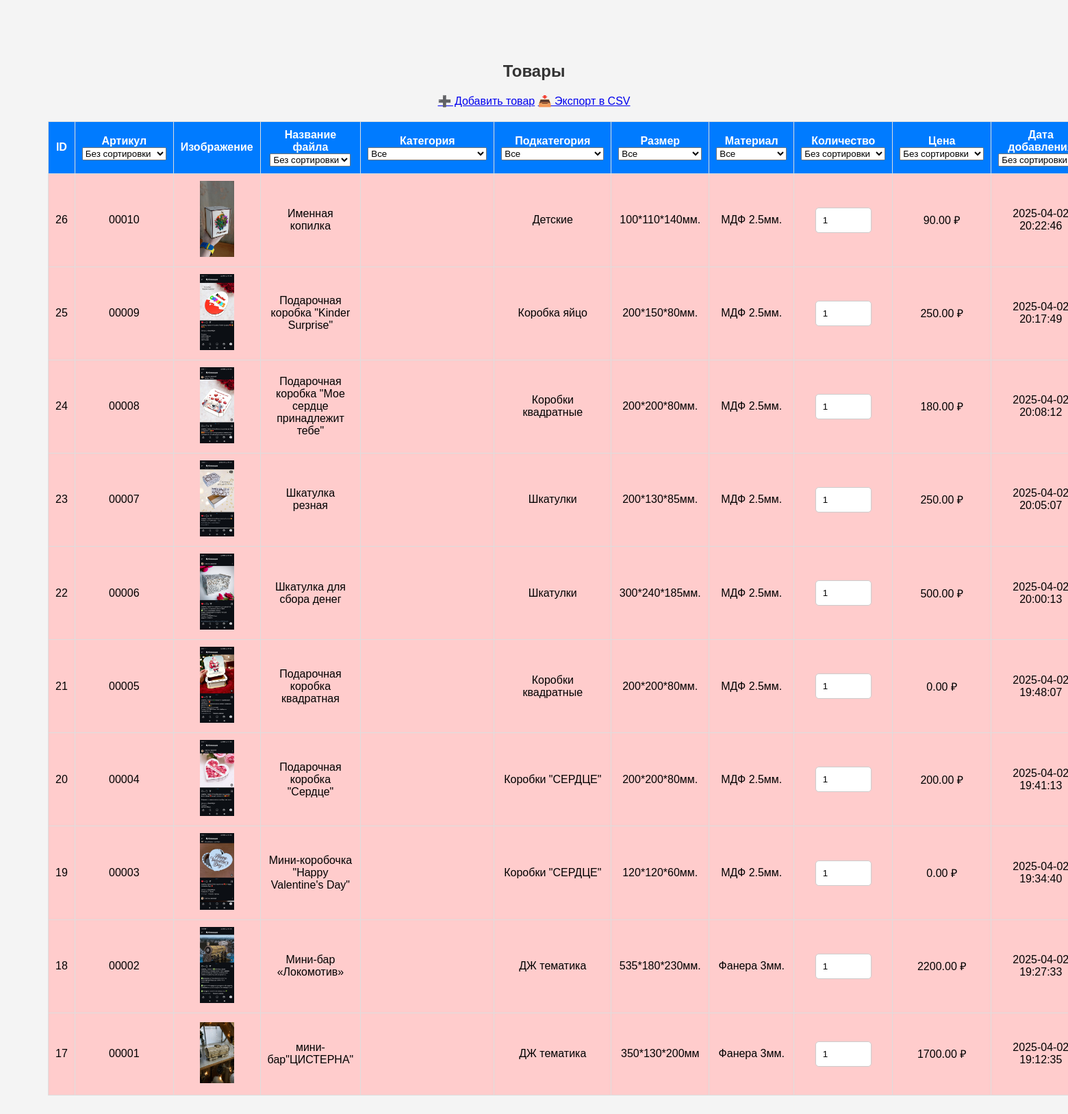
Page /admin/products.php (signed in) on the earlier database version.
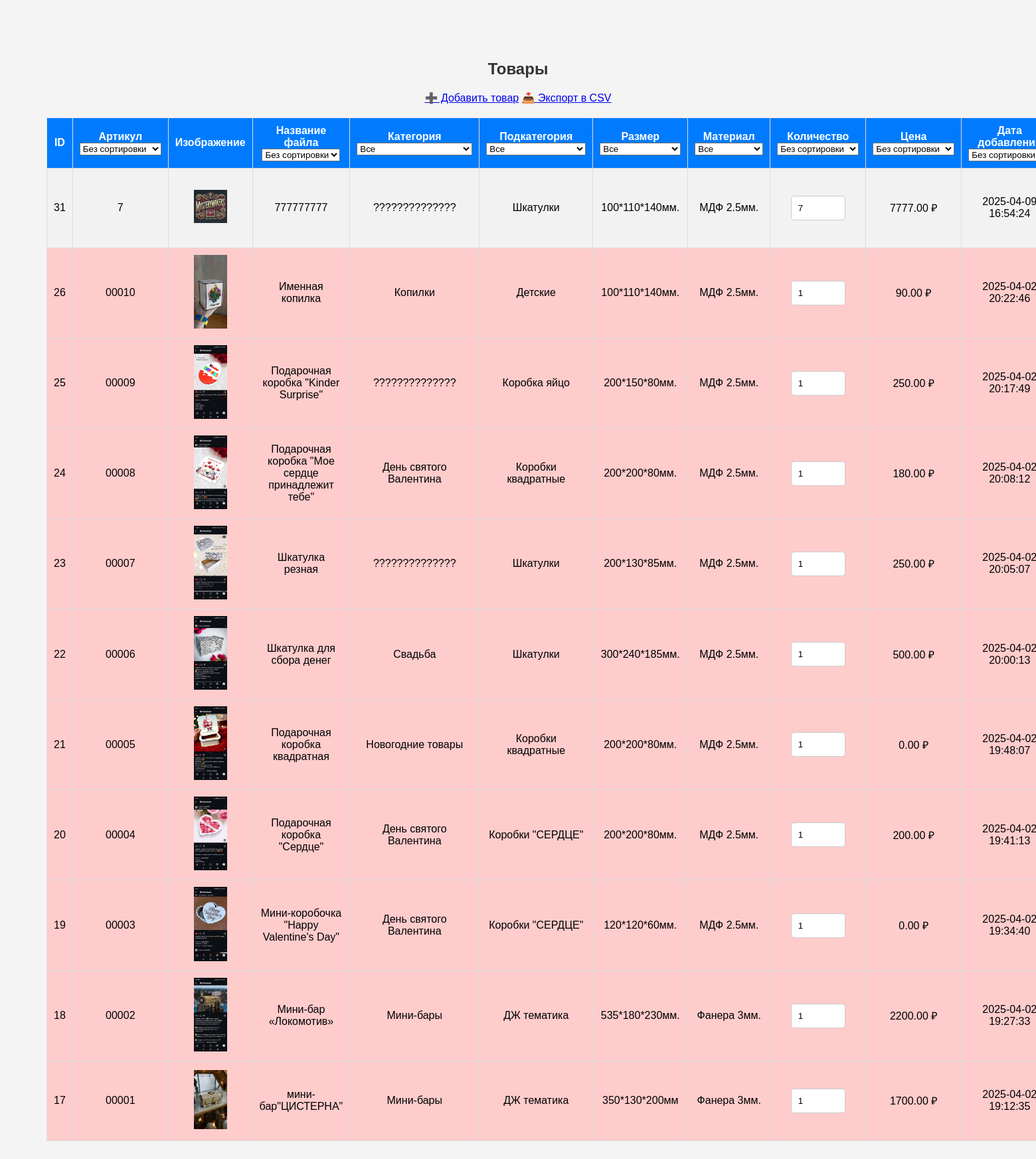
Same page on the later database version.
### tables this page shows
CREATE TABLE `products` (
  `id` int(11) NOT NULL AUTO_INCREMENT,
  `name` varchar(255) NOT NULL,
  `description` text DEFAULT NULL,
  `price` decimal(10,2) NOT NULL,
  `image` varchar(255) DEFAULT NULL,
  `stock` int(11) DEFAULT 0,
  `created_at` timestamp NOT NULL DEFAULT current_timestamp(),
  `category_id` int(11) NOT NULL,
  `images` text DEFAULT NULL,
  `sku` varchar(50) NOT NULL,
  `subcategory` varchar(100) NOT NULL,
  `size` varchar(50) NOT NULL,
  `material` varchar(100) NOT NULL,
  `status` tinyint(1) NOT NULL DEFAULT 1,
  `slug` varchar(255) NOT NULL,
  `seo_title` varchar(255) DEFAULT NULL,
  `seo_description` text DEFAULT NULL,
  `seo_keywords` varchar(255) DEFAULT NULL,
  PRIMARY KEY (`id`),
  UNIQUE KEY `slug` (`slug`)
);

CREATE TABLE `subcategories` (
  `id` int(11) NOT NULL AUTO_INCREMENT,
  `category_id` int(11) NOT NULL,
  `name` varchar(100) NOT NULL,
  PRIMARY KEY (`id`),
  KEY `category_id` (`category_id`),
  CONSTRAINT `subcategories_ibfk_1` FOREIGN KEY (`category_id`) REFERENCES `categories` (`id`) ON DELETE CASCADE
);

CREATE TABLE `sizes` (
  `id` int(11) NOT NULL AUTO_INCREMENT,
  `name` varchar(50) NOT NULL,
  PRIMARY KEY (`id`),
  UNIQUE KEY `name` (`name`)
);

CREATE TABLE `materials` (
  `id` int(11) NOT NULL AUTO_INCREMENT,
  `name` varchar(100) NOT NULL,
  PRIMARY KEY (`id`),
  UNIQUE KEY `name` (`name`)
);

CREATE TABLE `categories` (
  `id` int(11) NOT NULL AUTO_INCREMENT,
  `name` varchar(100) NOT NULL,
  `seo_title` varchar(255) DEFAULT NULL,
  `seo_description` text DEFAULT NULL,
  `seo_keywords` text DEFAULT NULL,
  `slug` varchar(255) DEFAULT NULL,
  PRIMARY KEY (`id`),
  UNIQUE KEY `name` (`name`),
  UNIQUE KEY `slug` (`slug`)
);

### admin/products.php (the view, shortened to what this page needs)
<?php
require_once '../database/db.php';
$query = "SELECT p.*, c.name AS category_name, s.name AS subcategory_name, sz.name AS size_name, m.name AS material_name
          FROM products p
          LEFT JOIN categories c ON p.category_id = c.id
          LEFT JOIN subcategories s ON p.subcategory = s.id
          LEFT JOIN sizes sz ON p.size = sz.id
          LEFT JOIN materials m ON p.material = m.id
          WHERE 1";
$params = [];
$sort_options = [];
if (!empty($sort_options)) {
    $query .= " ORDER BY " . implode(", ", $sort_options);
} else {
    $query .= " ORDER BY p.created_at DESC";
}
$stmt = $conn->prepare($query);
$stmt->execute($params);
$products = $stmt->fetchAll(PDO::FETCH_ASSOC);
?>
<!DOCTYPE html>
<html lang="ru">
<head>
    <link rel="stylesheet" href="styles.css">
</head>
<body>
<h2>Товары</h2>
<a href="add_product.php">➕ Добавить товар</a>
<a href="export_products.php">📥 Экспорт в CSV</a>
<table border="1">
    <tr>
        <th>ID</th>
        <th>
            Артикул<br>
            <select name="sku_sort" onchange="filterProducts()">
                <option value="">Без сортировки</option>
            </select>
        </th>
        <th>Изображение</th>
        <th>
            Название файла<br>
            <select name="name_sort" onchange="filterProducts()">
                <option value="">Без сортировки</option>
            </select>
        </th>
        <th>
            Категория<br>
            <select name="category" onchange="filterProducts()">
                <option value="">Все</option>
            </select>
        </th>
        <th>
            Подкатегория<br>
            <select name="subcategory" onchange="filterProducts()">
                <option value="">Все</option>
            </select>
        </th>
        <th>
            Размер<br>
            <select name="size" onchange="filterProducts()">
                <option value="">Все</option>
            </select>
        </th>
        <th>
            Материал<br>
            <select name="material" onchange="filterProducts()">
                <option value="">Все</option>
            </select>
        </th>
        <th>
            Количество<br>
            <select name="stock_sort" onchange="filterProducts()">
                <option value="">Без сортировки</option>
            </select>
        </th>
        <th>
            Цена<br>
            <select name="stock_sort" onchange="filterProducts()">
                <option value="">Без сортировки</option>
            </select>
        </th>
        <th>
            Дата добавления<br>
            <select name="date_sort" onchange="filterProducts()">
                <option value="">Без сортировки</option>
            </select>
        </th>
    </tr>
    <?php foreach ($products as $product): ?>
    <tr <?= ($product['stock'] < 5) ? 'style="background-color: #ffcccc;"' : ''; ?>>
        <td><?= $product['id']; ?></td>
        <td><?= htmlspecialchars($product['sku']); ?></td>
        <td>
            <?php
            $images = json_decode($product['images'], true);
            if (!empty($images)) {
                echo '<img src="/mysterymakers/' . $images[0] . '" width="50">';
            }
            ?>
        </td>
        <td><?= htmlspecialchars($product['name']); ?></td>
        <td><?= htmlspecialchars($product['category_name']); ?></td>
        <td><?= htmlspecialchars($product['subcategory_name']); ?></td>
        <td><?= htmlspecialchars($product['size_name']); ?></td>
        <td><?= htmlspecialchars($product['material_name']); ?></td>
        <td>
            <input type="number" value="<?= $product['stock']; ?>"
       style="width: 60px;"
                   onchange="updateStock(<?= $product['id']; ?>, this.value)">
        </td>
        <td><?= number_format($product['price'], 2, '.', ''); ?> ₽</td>
        <td><?= $product['created_at']; ?></td>
    </tr>
    <?php endforeach; ?>
</table>
</body>
</html>

### admin/styles.css (style rules this page uses)
body { font-family: Arial, sans-serif; margin: 20px; }
h2 { color: #333; }
body { font-family: Arial, sans-serif; background-color: #f4f4f4; text-align: center; padding: 50px; }
input { width: 100%; padding: 10px; margin: 5px 0; border: 1px solid #ccc; border-radius: 5px; }
table { width: 100%; border-collapse: collapse; margin-top: 20px; }
th, td { border: 1px solid #ddd; padding: 10px; text-align: center; }
th { background-color: #007bff; color: white; }
tr:nth-child(even) { background-color: #f2f2f2; }

Differences in the rows shown:
added products: id "31", sku "7", shows a picture, name "777777777", category.name "??????????????", subcategories.name "Шкатулки", sizes.name "100*110*140мм.", materials.name "МДФ 2.5мм.", stock "7", price "7777.00", created_at "2025-04-09 16:54:24"
changed products "Именная копилка": category.name (not shown) → "Копилки"
changed products "Подарочная коробка \"Kinder Surprise\"": category.name (not shown) → "??????????????"
changed products "Подарочная коробка \"Мое сердце принадлежит тебе\"": category.name (not shown) → "День святого Валентина"
changed products "Шкатулка резная": category.name (not shown) → "??????????????"
changed products "Шкатулка для сбора денег": category.name (not shown) → "Свадьба"
changed products "Подарочная коробка квадратная": category.name (not shown) → "Новогодние товары"
changed products "Подарочная коробка \"Сердце\"": category.name (not shown) → "День святого Валентина"
changed products "Мини-коробочка \"Happy Valentine's Day\"": category.name (not shown) → "День святого Валентина"
changed products "Мини-бар «Локомотив»": category.name (not shown) → "Мини-бары"
changed products "мини-бар\"ЦИСТЕРНА\"": category.name (not shown) → "Мини-бары"
